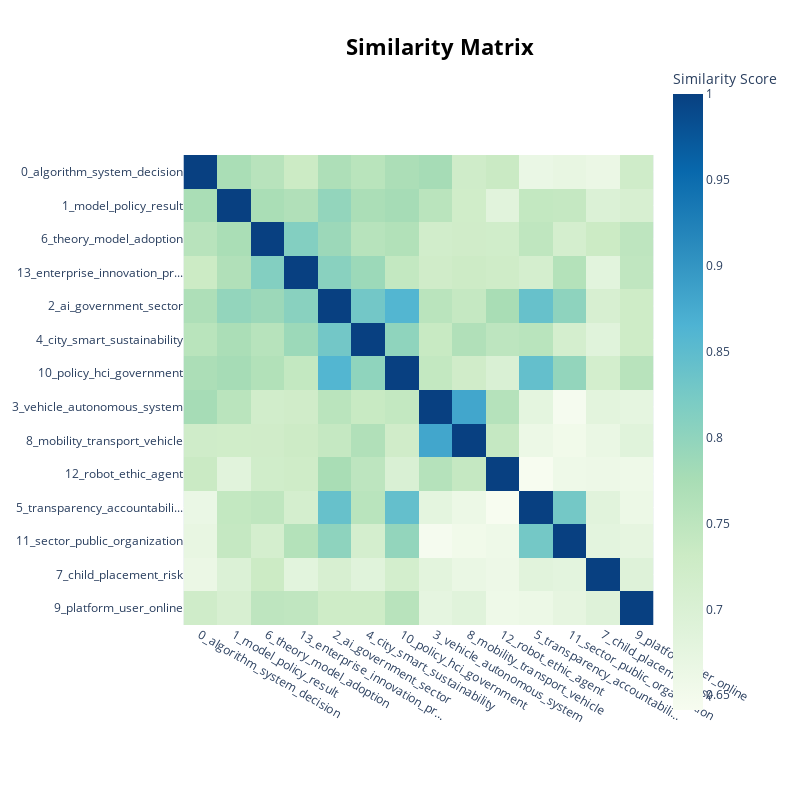

This figure's notebook cell:
### Code cell
##Creating a similarity matrix between topics by applying cosine similarities through those topic embeddings. 
##The result will be a matrix indicating how similar certain topics are to each other.

topic_model.visualize_heatmap(n_clusters = 5)

### Figure 1 — Plotly figure (JSON) as saved in the notebook; plotly's stock layout.template omitted (floating-point values rounded to 4 significant figures; data arrays with more than 128 entries replaced by an {"elided": "..."} marker saying what was removed)
{"data": [{"coloraxis": "coloraxis", "hovertemplate": "x: %{x}<br>y: %{y}<br>Similarity Score: %{z}<extra></extra>", "name": "0", "type": "heatmap", "x": ["0_algorithm_system_decision", "1_model_policy_result", "6_theory_model_adoption", "13_enterprise_innovation_pr...", "2_ai_government_sector", "4_city_smart_sustainability", "10_policy_hci_government", "3_vehicle_autonomous_system", "8_mobility_transport_vehicle", "12_robot_ethic_agent", "5_transparency_accountabili...", "11_sector_public_organization", "7_child_placement_risk", "9_platform_user_online"], "xaxis": "x", "y": ["0_algorithm_system_decision", "1_model_policy_result", "6_theory_model_adoption", "13_enterprise_innovation_pr...", "2_ai_government_sector", "4_city_smart_sustainability", "10_policy_hci_government", "3_vehicle_autonomous_system", "8_mobility_transport_vehicle", "12_robot_ethic_agent", "5_transparency_accountabili...", "11_sector_public_organization", "7_child_placement_risk", "9_platform_user_online"], "yaxis": "y", "z": {"elided": "14x14 float values"}}], "layout": {"coloraxis": {"colorbar": {"title": {"text": "Similarity Score"}}, "colorscale": [[0, "rgb(247,252,240)"], [0.125, "rgb(224,243,219)"], [0.25, "rgb(204,235,197)"], [0.375, "rgb(168,221,181)"], [0.5, "rgb(123,204,196)"], [0.625, "rgb(78,179,211)"], [0.75, "rgb(43,140,190)"], [0.875, "rgb(8,104,172)"], [1, "rgb(8,64,129)"]]}, "height": 800, "hoverlabel": {"bgcolor": "white", "font": {"family": "Rockwell", "size": 16}}, "legend": {"title": {"text": "Trend"}}, "margin": {"t": 60}, "showlegend": true, "title": {"font": {"color": "Black", "size": 22}, "text": "<b>Similarity Matrix</b>", "x": 0.55, "xanchor": "center", "y": 0.95, "yanchor": "top"}, "width": 800, "xaxis": {"anchor": "y", "constrain": "domain", "domain": [0, 1], "scaleanchor": "y"}, "yaxis": {"anchor": "x", "autorange": "reversed", "constrain": "domain", "domain": [0, 1]}}}
